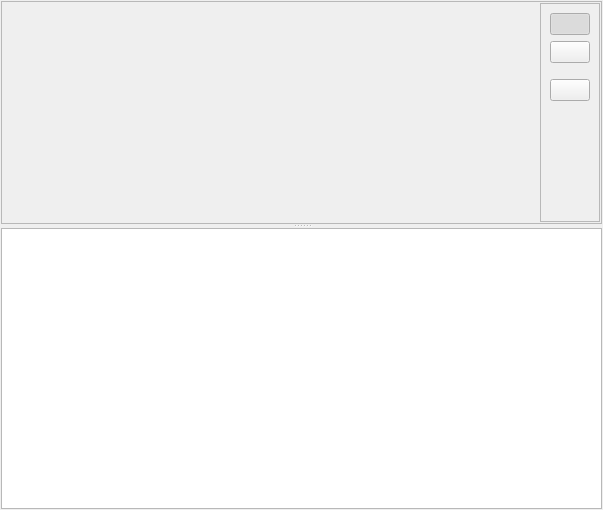
<?xml version="1.0" encoding="UTF-8"?>
<ui version="4.0">
 <class>DynamicAutoWidget</class>
 <widget class="QWidget" name="DynamicAutoWidget">
  <property name="geometry">
   <rect>
    <x>0</x>
    <y>0</y>
    <width>603</width>
    <height>510</height>
   </rect>
  </property>
  <property name="windowTitle">
   <string>Form</string>
  </property>
  <layout class="QVBoxLayout" name="verticalLayout">
   <property name="spacing">
    <number>1</number>
   </property>
   <property name="leftMargin">
    <number>1</number>
   </property>
   <property name="topMargin">
    <number>1</number>
   </property>
   <property name="rightMargin">
    <number>1</number>
   </property>
   <property name="bottomMargin">
    <number>1</number>
   </property>
   <item>
    <widget class="QSplitter" name="splitter">
     <property name="orientation">
      <enum>Qt::Vertical</enum>
     </property>
     <widget class="QFrame" name="frDynamic">
      <property name="sizePolicy">
       <sizepolicy hsizetype="Preferred" vsizetype="Preferred">
        <horstretch>0</horstretch>
        <verstretch>1</verstretch>
       </sizepolicy>
      </property>
      <property name="frameShape">
       <enum>QFrame::StyledPanel</enum>
      </property>
      <property name="frameShadow">
       <enum>QFrame::Raised</enum>
      </property>
      <layout class="QHBoxLayout" name="horizontalLayout">
       <property name="spacing">
        <number>1</number>
       </property>
       <property name="leftMargin">
        <number>1</number>
       </property>
       <property name="topMargin">
        <number>1</number>
       </property>
       <property name="rightMargin">
        <number>1</number>
       </property>
       <property name="bottomMargin">
        <number>1</number>
       </property>
       <item>
        <widget class="DynamicDiagram" name="wgtDynamic" native="true">
         <property name="sizePolicy">
          <sizepolicy hsizetype="Preferred" vsizetype="Preferred">
           <horstretch>0</horstretch>
           <verstretch>1</verstretch>
          </sizepolicy>
         </property>
        </widget>
       </item>
       <item>
        <widget class="QFrame" name="frTools">
         <property name="sizePolicy">
          <sizepolicy hsizetype="Fixed" vsizetype="Preferred">
           <horstretch>0</horstretch>
           <verstretch>0</verstretch>
          </sizepolicy>
         </property>
         <property name="frameShape">
          <enum>QFrame::StyledPanel</enum>
         </property>
         <property name="frameShadow">
          <enum>QFrame::Raised</enum>
         </property>
         <layout class="QVBoxLayout" name="verticalLayout_2">
          <item>
           <widget class="QPushButton" name="btnGraph">
            <property name="toolTip">
             <string>Показать в виде графика</string>
            </property>
            <property name="statusTip">
             <string/>
            </property>
            <property name="text">
             <string/>
            </property>
            <property name="icon">
             <iconset resource="../../kernel.qrc">
              <normaloff>:/images/Dynamic/DynAsGraph.png</normaloff>:/images/Dynamic/DynAsGraph.png</iconset>
            </property>
            <property name="iconSize">
             <size>
              <width>20</width>
              <height>20</height>
             </size>
            </property>
            <property name="checkable">
             <bool>true</bool>
            </property>
            <property name="checked">
             <bool>true</bool>
            </property>
           </widget>
          </item>
          <item>
           <widget class="QPushButton" name="btnBar">
            <property name="toolTip">
             <string>Показать в виде гистограммы</string>
            </property>
            <property name="statusTip">
             <string/>
            </property>
            <property name="text">
             <string/>
            </property>
            <property name="icon">
             <iconset resource="../../kernel.qrc">
              <normaloff>:/images/Dynamic/DynAsBar.png</normaloff>:/images/Dynamic/DynAsBar.png</iconset>
            </property>
            <property name="iconSize">
             <size>
              <width>20</width>
              <height>20</height>
             </size>
            </property>
            <property name="checkable">
             <bool>true</bool>
            </property>
           </widget>
          </item>
          <item>
           <spacer name="verticalSpacer">
            <property name="orientation">
             <enum>Qt::Vertical</enum>
            </property>
            <property name="sizeType">
             <enum>QSizePolicy::Fixed</enum>
            </property>
            <property name="sizeHint" stdset="0">
             <size>
              <width>20</width>
              <height>10</height>
             </size>
            </property>
           </spacer>
          </item>
          <item>
           <widget class="QPushButton" name="btn3D">
            <property name="toolTip">
             <string>Объемное представление</string>
            </property>
            <property name="statusTip">
             <string/>
            </property>
            <property name="text">
             <string/>
            </property>
            <property name="icon">
             <iconset resource="../../kernel.qrc">
              <normaloff>:/images/Dynamic/Dyn3D.png</normaloff>:/images/Dynamic/Dyn3D.png</iconset>
            </property>
            <property name="iconSize">
             <size>
              <width>20</width>
              <height>20</height>
             </size>
            </property>
            <property name="checkable">
             <bool>true</bool>
            </property>
           </widget>
          </item>
          <item>
           <spacer name="verticalSpacer_2">
            <property name="orientation">
             <enum>Qt::Vertical</enum>
            </property>
            <property name="sizeHint" stdset="0">
             <size>
              <width>20</width>
              <height>40</height>
             </size>
            </property>
           </spacer>
          </item>
         </layout>
        </widget>
       </item>
      </layout>
     </widget>
     <widget class="QTreeView" name="tvFactors">
      <property name="sizePolicy">
       <sizepolicy hsizetype="Expanding" vsizetype="Expanding">
        <horstretch>0</horstretch>
        <verstretch>1</verstretch>
       </sizepolicy>
      </property>
     </widget>
    </widget>
   </item>
  </layout>
 </widget>
 <customwidgets>
  <customwidget>
   <class>DynamicDiagram</class>
   <extends>QWidget</extends>
   <header location="global">dynamicdiagram.h</header>
   <container>1</container>
  </customwidget>
 </customwidgets>
 <resources>
  <include location="../../kernel.qrc"/>
 </resources>
 <connections>
  <connection>
   <sender>tvFactors</sender>
   <signal>clicked(QModelIndex)</signal>
   <receiver>DynamicAutoWidget</receiver>
   <slot>selectFactor(QModelIndex)</slot>
   <hints>
    <hint type="sourcelabel">
     <x>314</x>
     <y>413</y>
    </hint>
    <hint type="destinationlabel">
     <x>602</x>
     <y>157</y>
    </hint>
   </hints>
  </connection>
  <connection>
   <sender>btn3D</sender>
   <signal>clicked(bool)</signal>
   <receiver>DynamicAutoWidget</receiver>
   <slot>dynamic3D(bool)</slot>
   <hints>
    <hint type="sourcelabel">
     <x>576</x>
     <y>111</y>
    </hint>
    <hint type="destinationlabel">
     <x>604</x>
     <y>114</y>
    </hint>
   </hints>
  </connection>
  <connection>
   <sender>btnGraph</sender>
   <signal>clicked()</signal>
   <receiver>DynamicAutoWidget</receiver>
   <slot>dynamicAsGraph()</slot>
   <hints>
    <hint type="sourcelabel">
     <x>572</x>
     <y>29</y>
    </hint>
    <hint type="destinationlabel">
     <x>603</x>
     <y>39</y>
    </hint>
   </hints>
  </connection>
  <connection>
   <sender>btnBar</sender>
   <signal>clicked()</signal>
   <receiver>DynamicAutoWidget</receiver>
   <slot>dynamicAsBar()</slot>
   <hints>
    <hint type="sourcelabel">
     <x>576</x>
     <y>65</y>
    </hint>
    <hint type="destinationlabel">
     <x>603</x>
     <y>66</y>
    </hint>
   </hints>
  </connection>
 </connections>
 <slots>
  <slot>selectFactor(QModelIndex)</slot>
  <slot>dynamic3D(bool)</slot>
  <slot>dynamicAsGraph()</slot>
  <slot>dynamicAsBar()</slot>
 </slots>
</ui>
